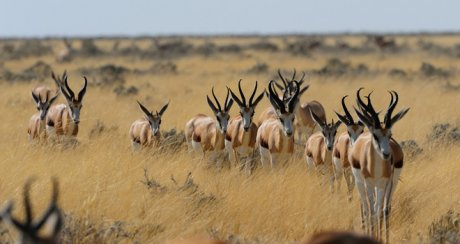
#> input picture data/images/img2.jpg, 460 x 244 px
$ python notion7.py
#> lines starting #> are read from the running program, lines starting #| are printed output that depends on the picture
#Rotation de l'image
import cv2
import numpy as np


image = cv2.imread('../data/images/img2.jpg')
#> image is the input picture: shape (244, 460, 3); mean B, G, R 106.1, 136, 155.8

# La matrice de rotation
angle = 45  # angle de rotation en degrés
scale = 1.0  # échelle de l'image
center = (image.shape[1] // 2, image.shape[0] // 2)  # centre de rotation
#> center = (230, 122)
rotation_matrix = cv2.getRotationMatrix2D(center, angle, scale)

# Application de la rotation à l'image
rotated_image = cv2.warpAffine(image, rotation_matrix, (image.shape[1], image.shape[0]))
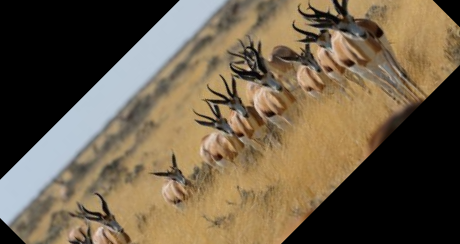
#> rotated_image: shape (244, 460, 3); mean B, G, R 73.1, 94.3, 108.7

# Affichage de l'image rotatée
cv2.imshow('rotated_image', rotated_image)
cv2.waitKey(0)
cv2.destroyAllWindows()

$ run again, with data/images/img1.jpg copied over data/images/img2.jpg
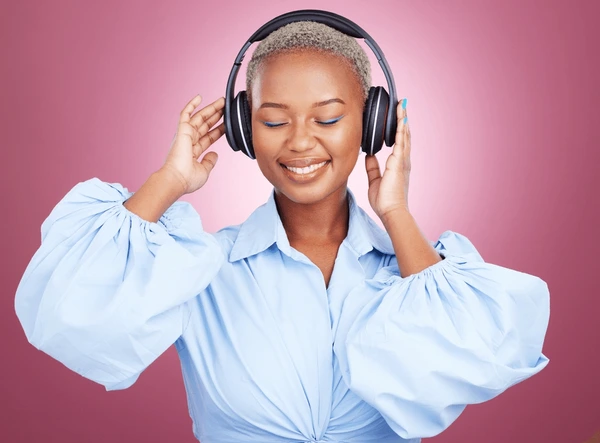
#> input picture data/images/img1.jpg, 600 x 443 px
#> image is the input picture: shape (443, 600, 3); mean B, G, R 174.5, 157, 194.1
#> `rotated_image = cv2.warpAffine(image, rotation_matrix, (image.shape[1]..`:
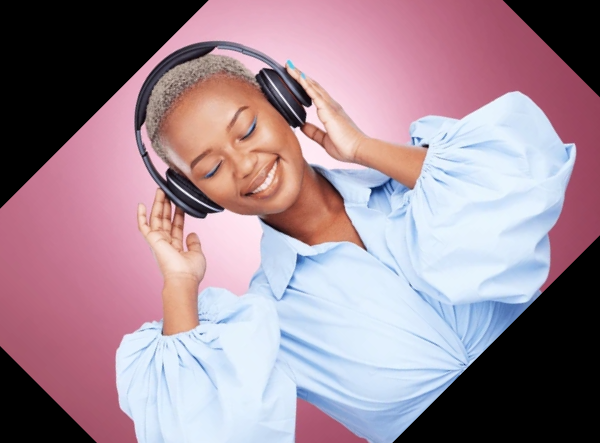
#> rotated_image: shape (443, 600, 3); mean B, G, R 148.3, 135.7, 159.3

$ run again, with data/images/img3.jpg copied over data/images/img2.jpg
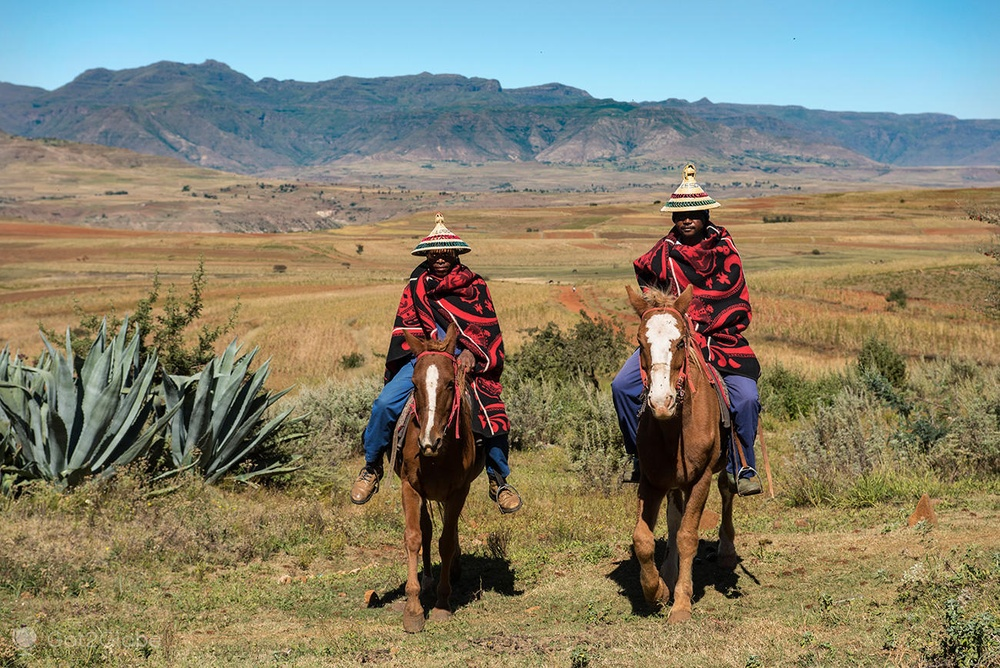
#> input picture data/images/img3.jpg, 1000 x 668 px, shrunk from 1300 x 868 before the run
#> image is the input picture: shape (668, 1000, 3); mean B, G, R 110.5, 130, 134
#> `rotated_image = cv2.warpAffine(image, rotation_matrix, (image.shape[1]..`:
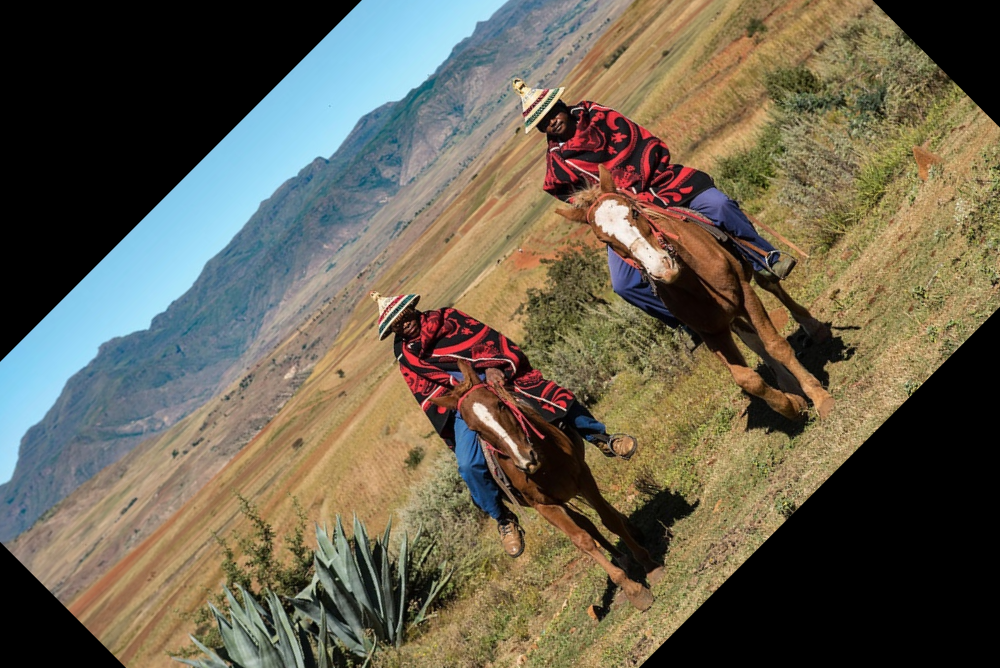
#> rotated_image: shape (668, 1000, 3); mean B, G, R 80.6, 97.5, 104.4

$ run again, with data/images/img4.jpg copied over data/images/img2.jpg
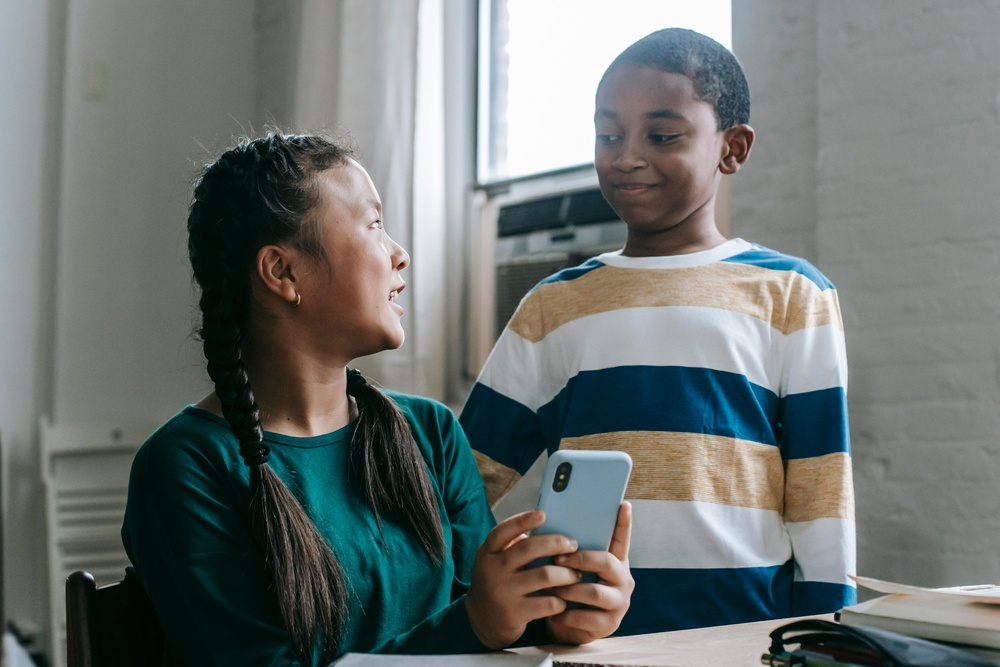
#> input picture data/images/img4.jpg, 1000 x 667 px, shrunk from 5343 x 3562 before the run
#> image is the input picture: shape (667, 1000, 3); mean B, G, R 112.6, 115.3, 108.4
#> `rotated_image = cv2.warpAffine(image, rotation_matrix, (image.shape[1]..`:
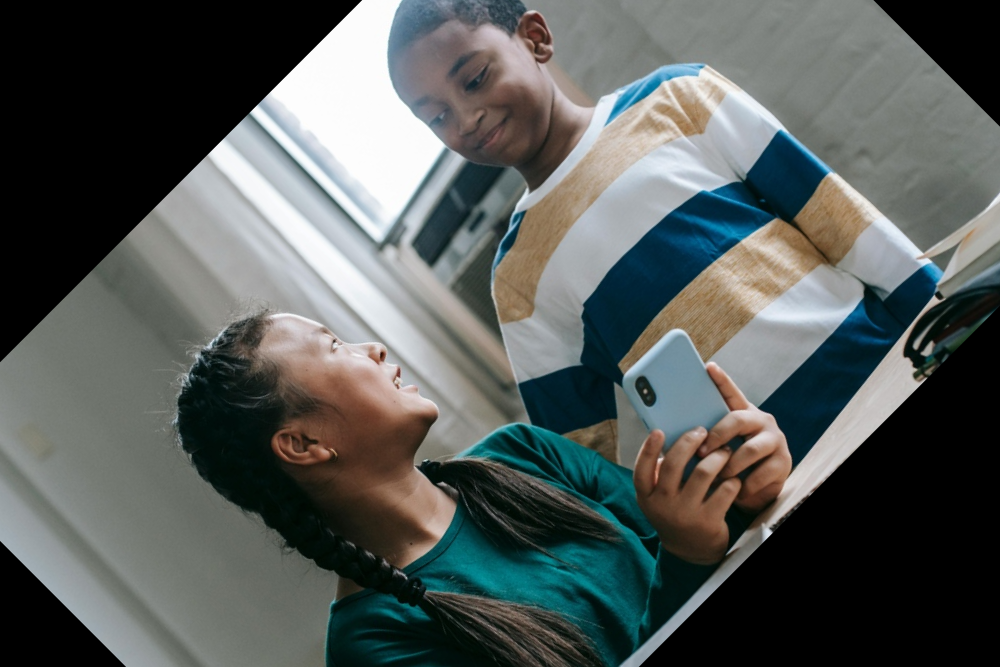
#> rotated_image: shape (667, 1000, 3); mean B, G, R 89.5, 91.5, 86.3
